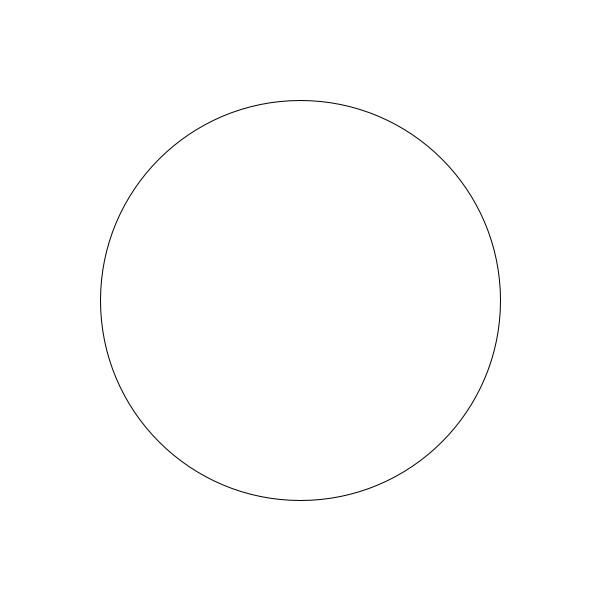
Frame 1 (no input)
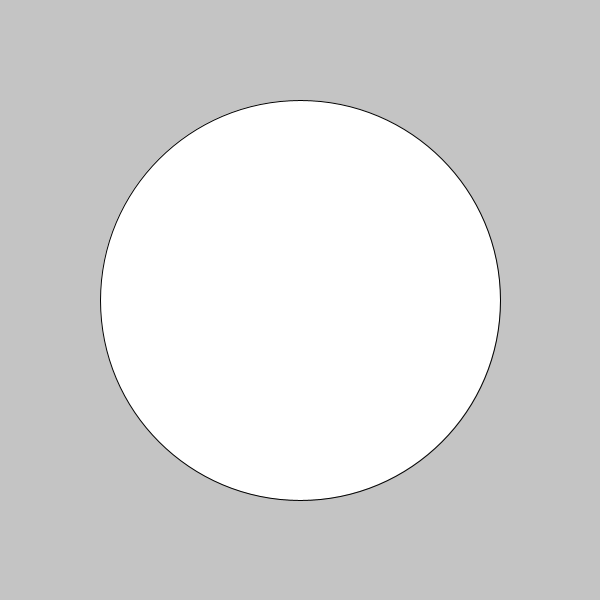
Frame 60 (the mouse pressed at the canvas centre just before this capture)
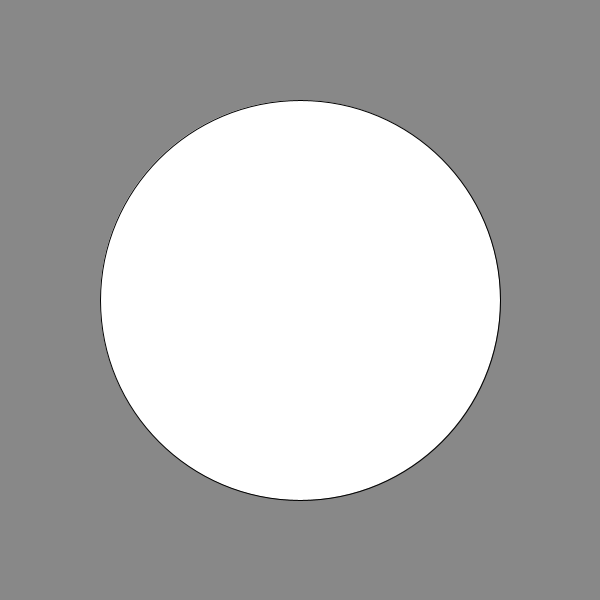
Frame 120 (the mouse held since frame 60 and released just before this capture)

The Processing sketch that drew these frames (run headless with seeded random() and noise(); from frame 60 on, the mouse is pressed at the canvas centre):

// Processing sketch: processing_127342
// ── processing_127342.pde

/* OpenProcessing Tweak of *@*http://www.openprocessing.org/sketch/127341*@* */
/* !do not delete the line above, required for linking your tweak if you upload again */
// Miu Ling Lam 2013-09-04

int bg = 255; // Declare and initialize background color bg to white 255

void setup() {
  size(600,600); // Define display window size
  smooth(); // Draw all geometry with smooth
}

void draw() {
  background(bg); // Change background color
  bg = bg - 1; // Decrease bg by 1
  if (bg == -1) // Check if bg < 0 (black is 0)
    bg = 255; // If so, change the value of bg to 255
  ellipse(300, 300, 400, 400); // Draw a circle of width & height = 400 
                               // with its center at coordinates (300, 300)
}
